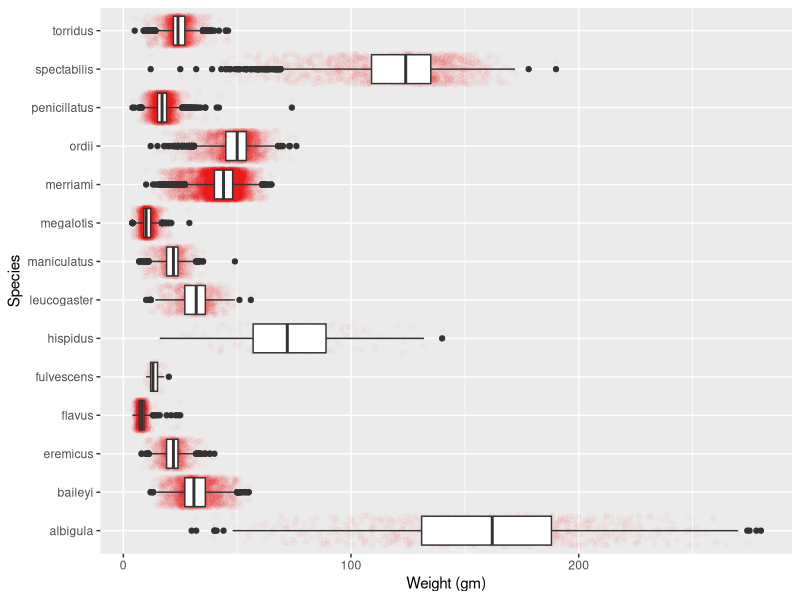
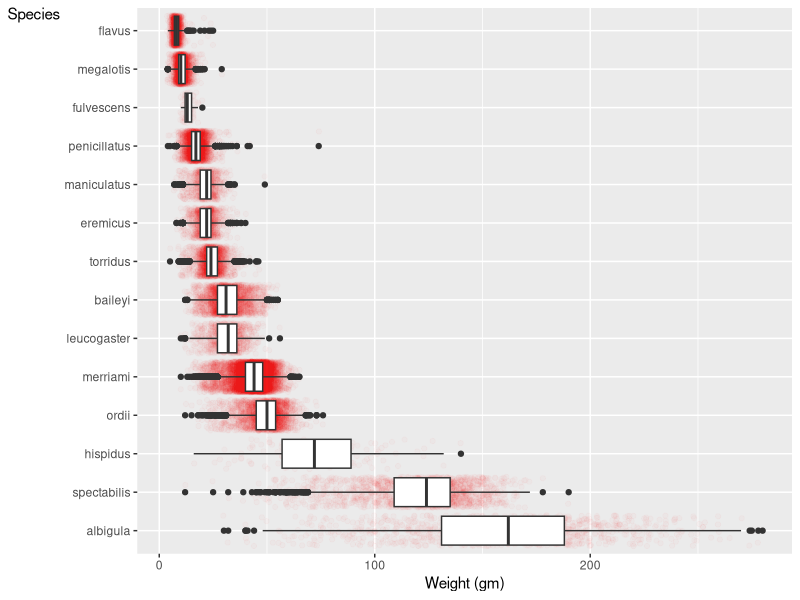
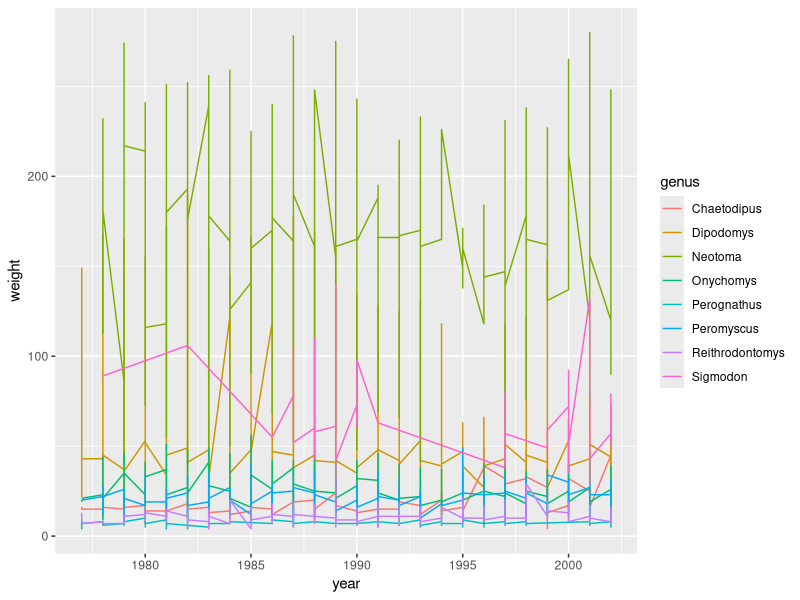
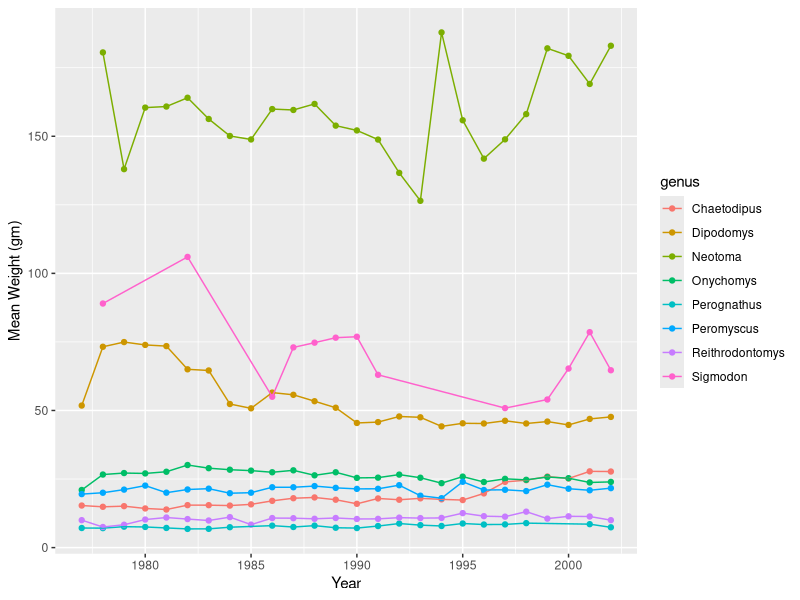
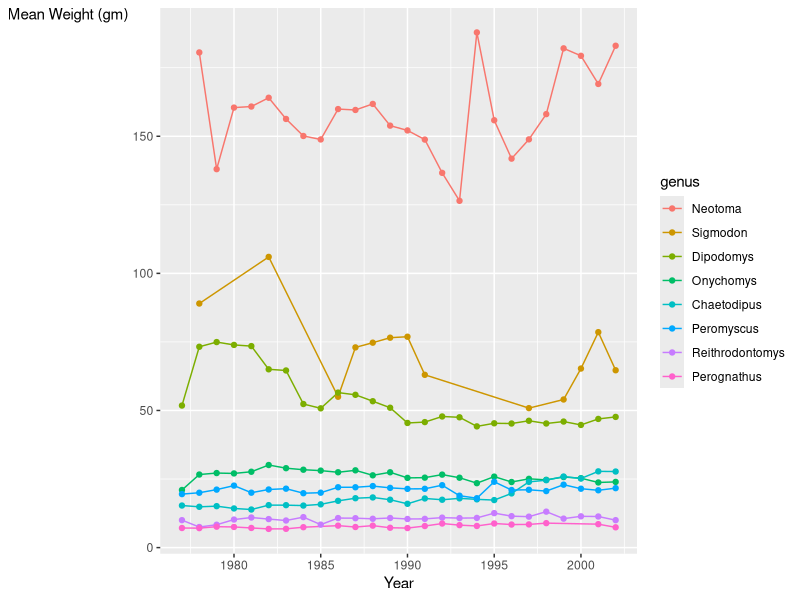
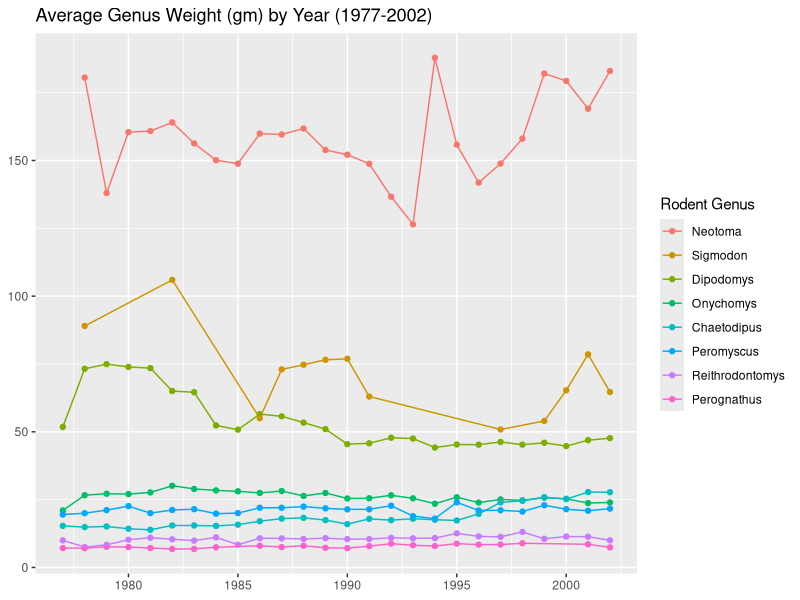
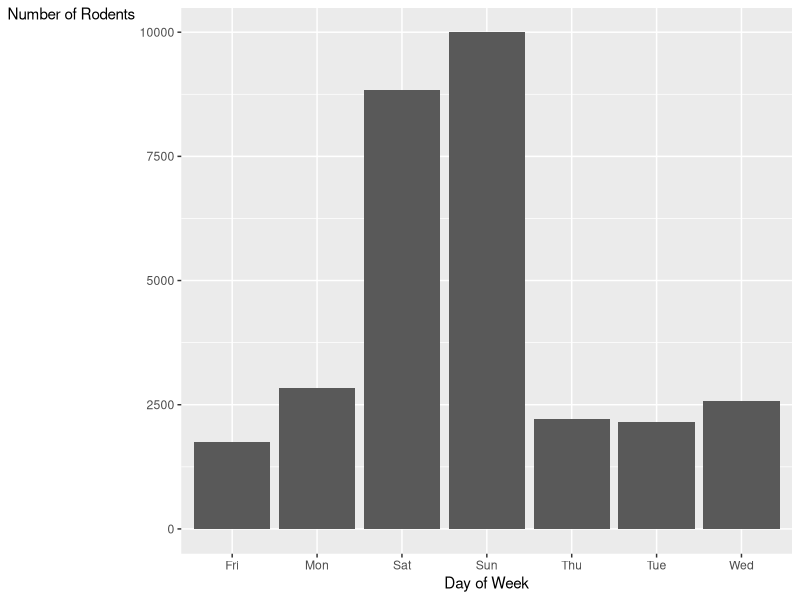
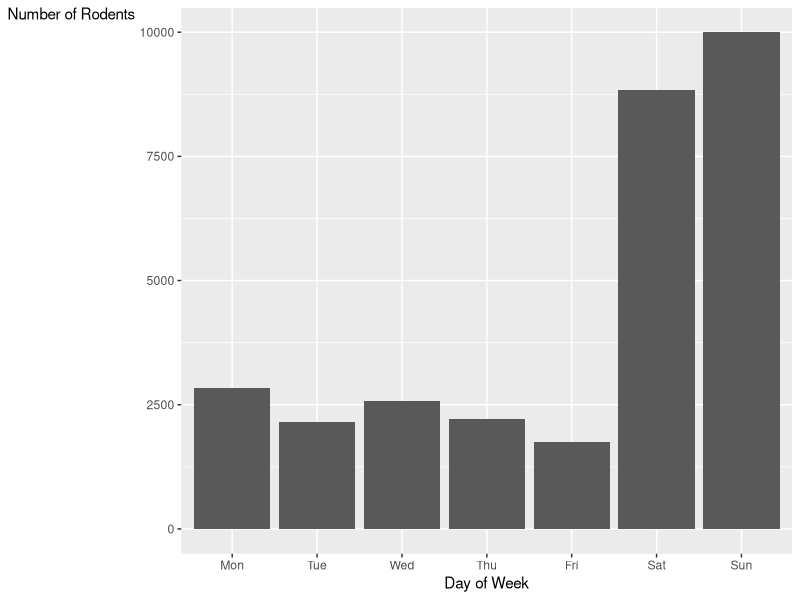

Here is the R script that generated these plots, in order:
## ---- chunk 1
#| message: false
library(tidyverse)
library(here)
library(forcats)
library(lubridate)
options(dplyr.summarise.inform = FALSE)
## ---- chunk 2
#| message: false
surveys <- read_csv(here::here("supporting_artifacts",
                              "learning_targets",
                              "Lab 5",
                              "surveys.csv"))
## ---- chunk 3

surveys |>
  ggplot(mapping = aes(x = weight, y = species)) +
        geom_jitter(alpha = 0.02, color = "red") +
        geom_boxplot() +
        xlab("Weight (gm)") +
        ylab("Species")
## ---- chunk 4
# resource: https://stackoverflow.com/questions/1330989/rotating-and-spacing-axis-labels-in-ggplot2
surveys |>
  mutate(
    species = as.factor(species),
    species = fct_reorder(.f = species, 
                          .x = weight, 
                          .desc = TRUE)) |>
  ggplot(mapping = aes(x = weight, y = species)) +
        geom_jitter(alpha = 0.02, color = "red") +
        geom_boxplot() +
        xlab("Weight (gm)") +
        ylab("Species") +
  theme(axis.title.y = element_text(angle = 0))
## ---- chunk 5
surveys |>
  ggplot(mapping = aes(x = year,
                       y = weight,
                       color = genus)) +
  geom_line()
## ---- chunk 6
surveys |>
  group_by(genus, year) |>
  summarise(mean_weight = mean(weight)) |>
  ggplot(mapping = aes(x = year,
                       y = mean_weight,
                       color = genus)) +
  geom_point() +
  geom_line() +
  labs(x = "Year",
       y = "Mean Weight (gm)")
## ---- chunk 7
# resource for legend reordering
# https://stackoverflow.com/questions/10074483/r-how-to-reorder-legend-key-in-ggplot2-line-plot-to-match-the-final-values-in-e
#| message: false
surveys |>
  mutate(
    genus = as.factor(genus),
    genus = fct_reorder(.f = genus,
                        .x = weight,
                        .desc = TRUE)) |>
  group_by(year, genus) |>
  summarize(mean_weight = mean(weight)) |>
  ggplot(mapping = aes(x = year,
                       y = mean_weight,
                       color = genus)) +
  labs(x = "Year",
       y = "Mean Weight (gm)") +
  geom_line() +
  geom_point() +
  theme(axis.title.y = element_text(angle = 0))
## ---- chunk 8
#| message: false
surveys |>
  mutate(
    genus = as.factor(genus),
    genus = fct_reorder(.f = genus,
                        .x = weight,
                        .desc = TRUE)) |>
  group_by(year, genus) |>
  summarise(mean_weight = mean(weight)) |>
  ggplot(mapping = aes(x = year,
                       y = mean_weight,
                       color = genus)) +
  geom_point() +
  geom_line() +
  labs(x = "Year",
       color = "Rodent Genus",
       title = "Average Genus Weight (gm) by Year (1977-2002)") +

    theme(axis.title.y = element_blank(),
        axis.title.x = element_blank())
## ---- chunk 9
surveys |>
  filter(!is.na(day_of_week)) |> #removed observations with NA for day of week
  ggplot(mapping = aes(x = day_of_week)) +
  geom_bar() +
  labs(x = "Day of Week",
       y = "Number of Rodents") +
  theme(axis.title.y = element_text(angle = 0))

## ---- chunk 10
surveys_plot_data <- surveys |>
  filter(!is.na(day_of_week)) |>
  mutate(
    day_of_week = 
    fct_relevel(day_of_week, c("Mon", "Tue", "Wed", "Thu", "Fri", "Sat", "Sun")))

surveys_plot_data |>
  ggplot(mapping = aes(x = day_of_week)) +
  geom_bar() +
  labs(x = "Day of Week",
       y = "Number of Rodents") +
  theme(axis.title.y = element_text(angle = 0))
## ---- chunk 11
surveys_plot_data |>
  mutate(day_type = fct_collapse(day_of_week,
                                Weekday = c("Mon", "Tue", "Wed",
                                            "Thu", "Fri"),
                                Weekend = c("Sat", "Sun"))) |>
  ggplot(mapping = aes(x = day_type,
                       fill = day_of_week)) +
  geom_bar() +
  labs(x = "Day of Week",
       y = "Number of Rodents",
       fill = "Day") +
  theme(axis.title.y = element_text(angle = 0))
